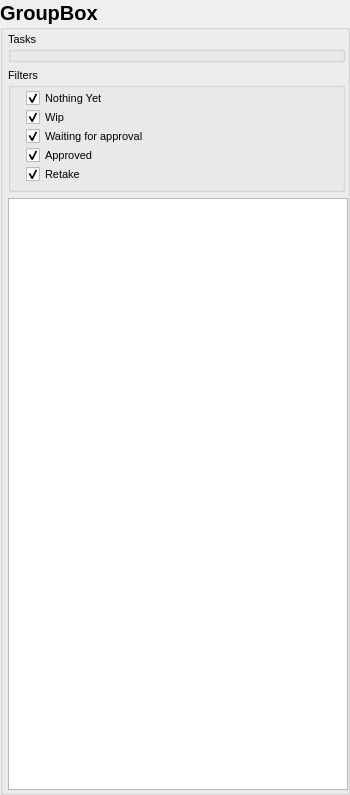
<?xml version="1.0" encoding="UTF-8"?>
<ui version="4.0">
 <class>Form</class>
 <widget class="QWidget" name="Form">
  <property name="geometry">
   <rect>
    <x>0</x>
    <y>0</y>
    <width>350</width>
    <height>795</height>
   </rect>
  </property>
  <property name="sizePolicy">
   <sizepolicy hsizetype="Expanding" vsizetype="Expanding">
    <horstretch>0</horstretch>
    <verstretch>0</verstretch>
   </sizepolicy>
  </property>
  <property name="minimumSize">
   <size>
    <width>350</width>
    <height>0</height>
   </size>
  </property>
  <property name="maximumSize">
   <size>
    <width>350</width>
    <height>16777215</height>
   </size>
  </property>
  <property name="windowTitle">
   <string>Form</string>
  </property>
  <layout class="QGridLayout" name="gridLayout_3">
   <property name="margin">
    <number>0</number>
   </property>
   <item row="0" column="0">
    <widget class="QGroupBox" name="stepGroup">
     <property name="font">
      <font>
       <pointsize>15</pointsize>
       <weight>75</weight>
       <italic>false</italic>
       <bold>true</bold>
      </font>
     </property>
     <property name="title">
      <string>GroupBox</string>
     </property>
     <property name="flat">
      <bool>false</bool>
     </property>
     <layout class="QGridLayout" name="gridLayout_2">
      <property name="leftMargin">
       <number>5</number>
      </property>
      <property name="topMargin">
       <number>2</number>
      </property>
      <property name="rightMargin">
       <number>2</number>
      </property>
      <property name="bottomMargin">
       <number>2</number>
      </property>
      <item row="0" column="0">
       <widget class="QGroupBox" name="tasksGroup">
        <property name="font">
         <font>
          <pointsize>8</pointsize>
          <weight>50</weight>
          <bold>false</bold>
         </font>
        </property>
        <property name="title">
         <string>Tasks</string>
        </property>
        <property name="flat">
         <bool>true</bool>
        </property>
        <layout class="QGridLayout" name="gridLayout_4">
         <property name="leftMargin">
          <number>15</number>
         </property>
         <property name="topMargin">
          <number>2</number>
         </property>
         <property name="rightMargin">
          <number>0</number>
         </property>
         <property name="bottomMargin">
          <number>5</number>
         </property>
         <property name="spacing">
          <number>0</number>
         </property>
        </layout>
       </widget>
      </item>
      <item row="1" column="0">
       <widget class="QGroupBox" name="Filters">
        <property name="font">
         <font>
          <pointsize>8</pointsize>
          <weight>50</weight>
          <bold>false</bold>
         </font>
        </property>
        <property name="title">
         <string>Filters</string>
        </property>
        <property name="flat">
         <bool>true</bool>
        </property>
        <layout class="QGridLayout" name="gridLayout">
         <property name="leftMargin">
          <number>15</number>
         </property>
         <property name="topMargin">
          <number>2</number>
         </property>
         <property name="rightMargin">
          <number>0</number>
         </property>
         <property name="bottomMargin">
          <number>5</number>
         </property>
         <property name="spacing">
          <number>0</number>
         </property>
         <item row="1" column="0">
          <widget class="QCheckBox" name="WipCheckBox">
           <property name="text">
            <string>Wip</string>
           </property>
           <property name="checked">
            <bool>true</bool>
           </property>
          </widget>
         </item>
         <item row="2" column="0">
          <widget class="QCheckBox" name="ApprovalCheckBox">
           <property name="text">
            <string>Waiting for approval</string>
           </property>
           <property name="checked">
            <bool>true</bool>
           </property>
          </widget>
         </item>
         <item row="3" column="0">
          <widget class="QCheckBox" name="ApprovedCheckBox">
           <property name="text">
            <string>Approved</string>
           </property>
           <property name="checked">
            <bool>true</bool>
           </property>
          </widget>
         </item>
         <item row="4" column="0">
          <widget class="QCheckBox" name="RetakeCheckBox">
           <property name="text">
            <string>Retake</string>
           </property>
           <property name="checked">
            <bool>true</bool>
           </property>
          </widget>
         </item>
         <item row="0" column="0">
          <widget class="QCheckBox" name="NothingCheckBox">
           <property name="text">
            <string>Nothing Yet</string>
           </property>
           <property name="checked">
            <bool>true</bool>
           </property>
          </widget>
         </item>
        </layout>
       </widget>
      </item>
      <item row="2" column="0">
       <widget class="QListWidget" name="validationList">
        <property name="minimumSize">
         <size>
          <width>340</width>
          <height>0</height>
         </size>
        </property>
        <property name="maximumSize">
         <size>
          <width>340</width>
          <height>16777215</height>
         </size>
        </property>
        <property name="sortingEnabled">
         <bool>true</bool>
        </property>
       </widget>
      </item>
     </layout>
    </widget>
   </item>
  </layout>
 </widget>
 <resources/>
 <connections/>
</ui>
